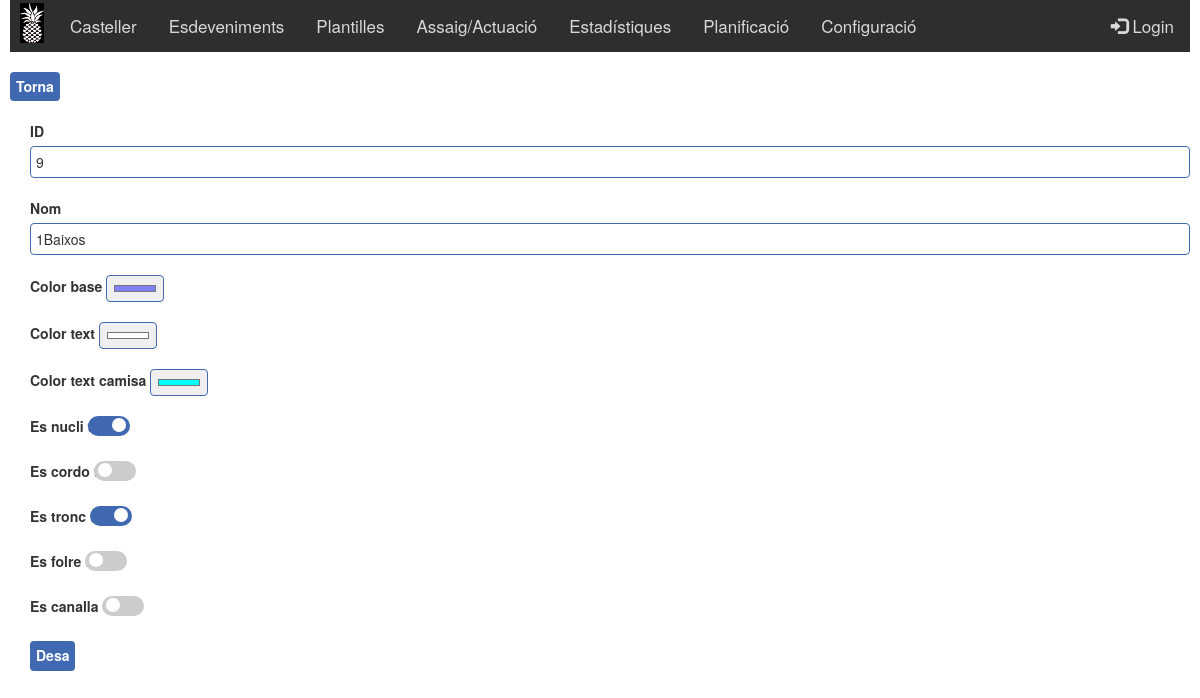
The page /Posicio_Fitxa.php?id=9 (signed in) on the database its author committed.
### tables this page shows
CREATE TABLE IF NOT EXISTS `POSICIO` (
  `Posicio_ID` int(11) NOT NULL AUTO_INCREMENT,
  `Nom` varchar(20) NOT NULL,
  `EsNucli` tinyint(1) NOT NULL,
  `EsCordo` tinyint(1) NOT NULL,
  `EsTronc` tinyint(1) NOT NULL,
  `COLORFONS` char(7) NOT NULL,
  `COLORTEXT` char(7) NOT NULL,
  `ESFOLRE` bit(1) DEFAULT NULL,
  `ESCANALLA` tinyint(1) DEFAULT NULL,
  `COLORCAMISA` char(7) NOT NULL,
  PRIMARY KEY (`Posicio_ID`)
);

### Posicio_Fitxa.php (the view, shortened to what this page needs)
<html>
<head>
</head>
<?php include "$_SERVER[DOCUMENT_ROOT]/pinyator/Style.php";?>
<body>
<?php $menu=7; include "$_SERVER[DOCUMENT_ROOT]/pinyator/Menu.php";
	include "$_SERVER[DOCUMENT_ROOT]/pinyator/Connexio.php";
	$id = 0;
	if (!empty($_GET['id']))
	{
		$id = intval($_GET['id']);
	}
	$nom = "";
	echo "<form method='post' action='Posicio_Desa.php'>";
	if ($id > 0)
	{
		$sql="SELECT NOM, ESNUCLI, ESCORDO, ESTRONC, ESFOLRE, COLORFONS, COLORTEXT, ESCANALLA, COLORCAMISA
		FROM POSICIO
		WHERE POSICIO_ID = ".$id;
		$result = mysqli_query($conn, $sql);
		if (mysqli_num_rows($result) > 0)
		{
			while($row = mysqli_fetch_assoc($result))
			{
				$nom = $row["NOM"];
				$colorfons = $row["COLORFONS"];
				$colortext = $row["COLORTEXT"];
				$colorcamisa = $row["COLORCAMISA"];
			}
		}
		else if (mysqli_error($conn) != "")
		{
			echo "Error: " . $sql . "<br>" . mysqli_error($conn);
		}
	}
?>
	<div>
		<table class="butons">
			<tr>
				<th><a href="Posicio.php" class="boto" >Torna</a></th>
			</tr>
		</table>
	</div>
	<br>
	<div class="form_group">
		<label>ID</label>
		<input type="text" class="form_edit" name="id" value="<?php echo $id ?>" readonly>
		<br><br>
		<label>Nom</label>
		<input type="text" class="form_edit" name="nom" value="<?php echo $nom ?>" autofocus required>
		<br><br>
		<label>Color base</label>
		<input name="colorfons" class="form_edit" value="<?php echo $colorfons ?>" style="width:5%;" type="color">
		<br><br>
		<label>Color text</label>
		<input name="colortext" class="form_edit" value="<?php echo $colortext ?>" style="width:5%;" type="color">
		<br><br>
		<label>Color text camisa</label>
		<input name="colorcamisa" class="form_edit" value="<?php echo $colorcamisa ?>" style="width:5%;" type="color">
		<br><br>
		<label>Es nucli</label>
		<label class="switch">texte
			<span class="slider round"></span>
		</label>
		<br><br>
		<label>Es cordo</label>
		<label class="switch">texte
			<span class="slider round"></span>
		</label>
		<br><br>
		<label>Es tronc</label>
		<label class="switch">texte
			<span class="slider round"></span>
		</label>
		<br><br>
		<label>Es folre</label>
		<label class="switch">texte
			<span class="slider round"></span>
		</label>
		<br><br>
		<label>Es canalla</label>
		<label class="switch">texte
			<span class="slider round"></span>
		</label>
		<br><br>
		<button type="Submit" class="boto">Desa</button>
	</div>
	</form>
</body>
</html>

### Style_Custom.css (style rules this page uses)
table.butons { border: 0px; width: 80%; }
.boto { display: inline-block; padding: 2px 6px; font-size: 14px; line-height: 1.8; vertical-align: bottom; -webkit-appearance: none; -moz-appearance: none; appearance: none; -webkit-box-shadow: none; -moz-box-shadow: none; box-shadow: none; -webkit-border-radius: 0; -moz-border-radius: 0; border-radius: 4px; color: #FFF; background-color: #4069B2; border-color:#1D51B2; border: none; text-align: center; white-space: nowrap; vertical-align: middle; cursor: pointer; -moz-user-select: none; background-image: none; font-weight: bold; }
div.form_group { padding-left: 20px; padding-bottom: 10px; }
.form_edit { border: 1px solid #4069B2; border-radius: 4px; width:100%; padding: 5px; }
.switch { position: relative; display: inline-block; width: 42px; height: 20px; }
.slider { position: absolute; cursor: pointer; top: 0; left: 0; right: 0; bottom: 0; background-color: #ccc; -webkit-transition: .4s; transition: .4s; }
.slider:before { position: absolute; content: ""; height: 14px; width: 14px; left: 4px; bottom: 4px; background-color: white; -webkit-transition: .4s; transition: .4s; }
input:checked + .slider { background-color: #4069B2; }
input:checked + .slider:before { -webkit-transform: translateX(20); -ms-transform: translateX(20px); transform: translateX(20px); }
.slider.round { border-radius: 18px; }
.slider.round:before { border-radius: 50%; }

### rows shown on the page
posicio: nom "1Baixos", colorfons "#8080ff", colortext "#ffffff", colorcamisa "#00ffff"
